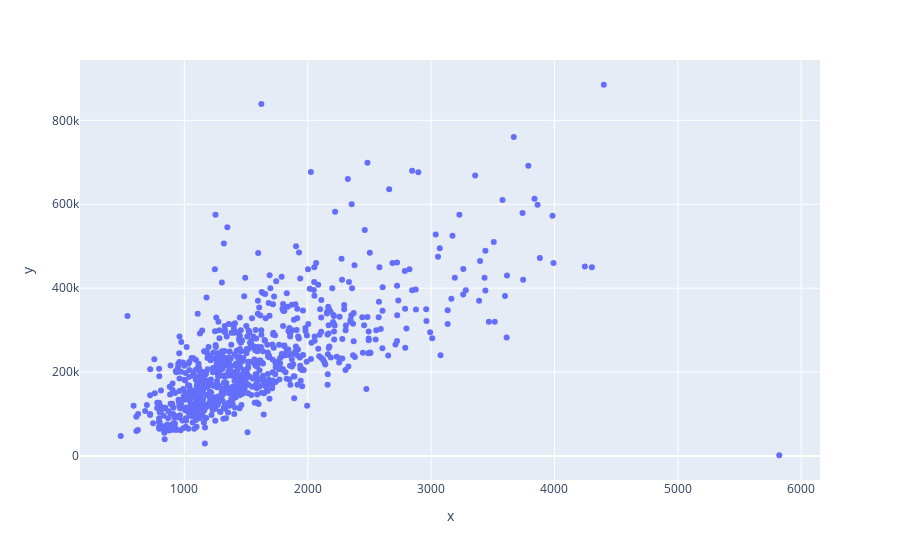

Notebook source saved alongside this figure:
### Code cell
# square footage
fig = px.scatter(x=df['sq__ft'], y=df['price'])
fig.show()

### Figure 1 — Plotly figure (JSON) as saved in the notebook; plotly's stock layout.template omitted (floating-point values rounded to 4 significant figures; data arrays with more than 128 entries replaced by an {"elided": "..."} marker saying what was removed)
{"data": [{"hovertemplate": "x=%{x}<br>y=%{y}<extra></extra>", "legendgroup": "", "marker": {"color": "#636efa", "symbol": "circle"}, "mode": "markers", "name": "", "orientation": "v", "showlegend": false, "type": "scatter", "x": {"elided": "813 int values"}, "xaxis": "x", "y": {"elided": "813 int values"}, "yaxis": "y"}], "layout": {"autosize": true, "legend": {"tracegroupgap": 0}, "margin": {"t": 60}, "xaxis": {"anchor": "y", "autorange": true, "domain": [0, 1], "range": [125.9, 6180.0], "title": {"text": "x"}, "type": "linear"}, "yaxis": {"anchor": "x", "autorange": true, "domain": [0, 1], "range": [-66350.0, 953100.0], "title": {"text": "y"}, "type": "linear"}}}
